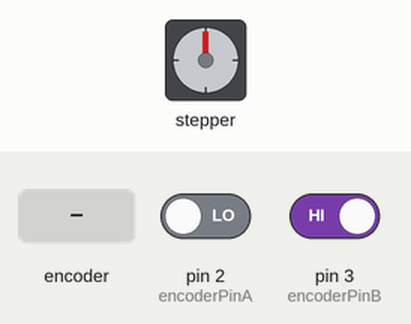
This sketch was run on a simulated Arduino Uno, built with avr-gcc and run on an emulated ATmega328P. On the bench: stepper motor. The test bench sets the inputs (shaded band); at power-on: pin 2 (encoderPinA) LOW, pin 3 (encoderPinB) HIGH. Stepper angles assume 2048 steps per turn; what the sketch prints to the serial monitor is not drawn.

Above: at 1.2 s.
1.3 s: rotary encoder on pin 2 (encoderPinA) / pin 3 (encoderPinB) turned 2 steps (second pin leading)
At 4.0 s:
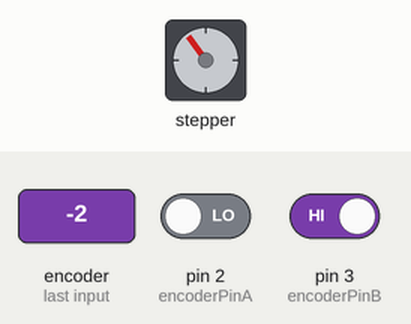
4.3 s: rotary encoder on pin 2 (encoderPinA) / pin 3 (encoderPinB) turned 3 steps (first pin leading)
At 7.33 s:
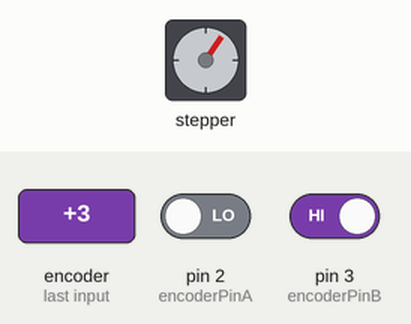
7.4 s: rotary encoder on pin 2 (encoderPinA) / pin 3 (encoderPinB) turned 1 step (first pin leading)
At 9.2 s:
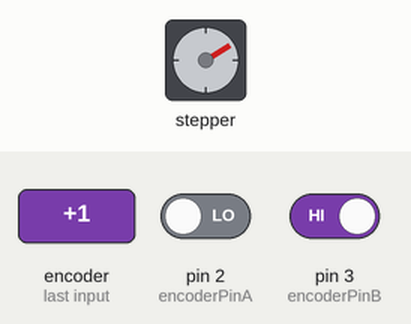
10.4 s: rotary encoder on pin 2 (encoderPinA) / pin 3 (encoderPinB) turned 3 steps (first pin leading)
At 10.91 s:
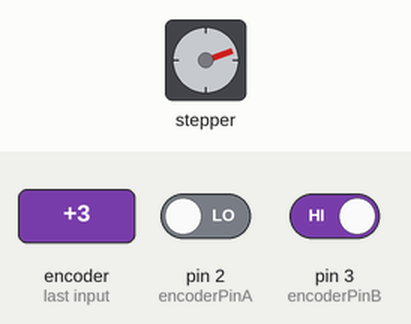
13.4 s: rotary encoder on pin 2 (encoderPinA) / pin 3 (encoderPinB) turned 3 steps (first pin leading)
16.4 s: rotary encoder on pin 2 (encoderPinA) / pin 3 (encoderPinB) turned 1 step (first pin leading)
Timing chart, 0 to 20.4 s (numbered marks = the images above; inputs shaded):
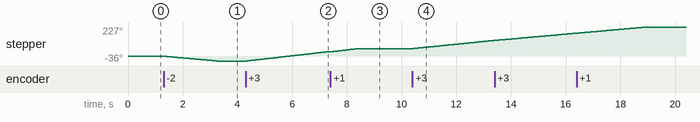

Measured:
- after the input at 1.3 s, stepper: turns 36° counter-clockwise in 1.9 s, starting after 0.08 s
- after the input at 4.3 s, stepper: keeps turning clockwise at about 24°/s, starting after 0.05 s
- after the input at 7.4 s, stepper: turns 24° clockwise in 0.96 s, starting at once
- after the input at 10.4 s, stepper: keeps turning clockwise at about 22°/s, starting at once

The sketch:

Practica_2.ino
```cpp
#include <AccelStepper.h>


const int stepsPerRevolution = 2048;
int pasos_a_realizar = 0;

int motorstepTarget = 0;
float CW = 0;

int pinAstateCurrent = LOW;
int pinAstateLast = pinAstateCurrent;

// Definir pines para el puente H
#define PIN_A1 6
#define PIN_A2 9
#define PIN_B1 10
#define PIN_B2 11

// Inicializar el objeto AccelStepper
AccelStepper stepper(4, PIN_A1, PIN_A2, PIN_B1, PIN_B2);

//Pin numbers for encoder input
#define encoderPinA 2
#define encoderPinB 3

//Encoder one turn steps;
float encoderSteps = 30;

//Last rotary value
int lastCount = 50;

//Variable for encoder counts
volatile long encoderPos = 0;
volatile long encoderCount = 0;
float previousPos = 0;
float motorPos = 0;
float vueltas;

//Mover motor
float mover_motor = 0;


//Functions

//Motor movement


//Interrupt
void updateEncoder() {
  pinAstateCurrent = digitalRead(encoderPinA);

  if (pinAstateCurrent != pinAstateLast) {
    if (digitalRead(encoderPinB) == pinAstateCurrent) {
      encoderPos--;
    } else {
      encoderPos++;
    }
  }

  pinAstateLast = pinAstateCurrent;
}


void setup() {
  Serial.begin(9600);

  pinMode(encoderPinA, INPUT);
  pinMode(encoderPinB, INPUT);
  attachInterrupt(0, updateEncoder, CHANGE);
  //attachInterrupt(digitalPinToInterrupt(encoderPinB), updateEncoder, RISING);
    // Configurar la velocidad máxima y aceleración
  stepper.setMaxSpeed(500);
}

// ------------------------------------------------------------------
// MAIN LOOP     MAIN LOOP     MAIN LOOP     MAIN LOOP     MAIN LOOP
// ------------------------------------------------------------------
void loop() {

  encoderCount = encoderPos;
  motorstepTarget = map(encoderCount,0,encoderSteps,0,2048);
  stepper.setSpeed(300);
  stepper.moveTo(motorstepTarget);
  stepper.runSpeedToPosition();
  Serial.print(encoderPos);
  Serial.print(", ");
  Serial.print(motorstepTarget);
  Serial.print("\n");
}
```
